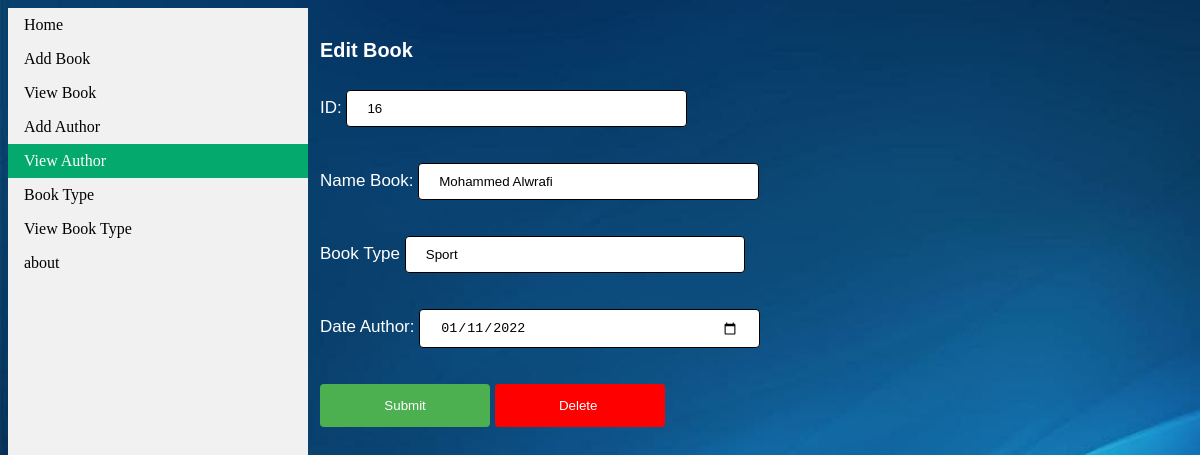
Page /edit_author.php?id=16 on the committed database.
### tables this page shows
CREATE TABLE `add_author` (
  `id` int(11) NOT NULL,
  `name_author` varchar(100) NOT NULL,
  `book_type` varchar(50) NOT NULL,
  `date_author` date NOT NULL
);

### edit_author.php (the view, shortened to what this page needs)
<?php
include_once 'connect.php';
$result = mysqli_query($link, "SELECT * FROM add_author WHERE id='".$_GET['id']."'");
$row = mysqli_fetch_array($result);
?>
<html>
<head>
    <link rel="stylesheet" href="./css/style.css">
</head>
<body>
<ul>
      <li><a href="home.php">Home</a></li>
      <li><a href="add_book.php">Add Book</a></li>
      <li><a href="view_book.php">View Book</a></li>
      <li><a href="add_author.php">Add Author</a></li>
      <li><a class="active" href="view_author.php">View Author</a></li>
      <li><a href="book_type.php">Book Type</a></li>
      <li><a href="view_book_type.php">View Book Type</a></li>
      <li><a href="#about">about</a></li>
    </ul>
    <div style="margin-left:25%;padding:1px 16px;height:100vh;">
    <form method="post" action="">
        <div><?php if (isset($message)) {
                    echo $message;
                } ?>
        </div>
        <h3>Edit Book</h3>
        ID:
        <input type="text" name="id" value="<?php echo $row['id']; ?>">
        <br> <br>
        Name Book:
        <input type="text" name="name_author"  value="<?php echo $row['name_author']; ?>">
        <br> <br>
        Book Type
        <input type="text" name="book_type"  value="<?php echo $row['book_type']; ?>">
        <br> <br>
        Date Author:
        <input type="date" name="date_author"  value="<?php echo $row['date_author']; ?>">
        <br> <br>
        <input type="submit" class="btn" name="submit" value="Submit" class="buttom">
        <input type="submit" class="btn-remove" name="remove" value="Delete ">
    </form>
    </div>
</body>
</html>

### css/style.css (style rules this page uses)
div { color: white; border: 20px; border-width: 20px; margin: 5px; font: 17px sans-serif; padding-top: 5px; }
body { overflow: hidden; }
ul { list-style-type: none; margin: 0; padding: 0; width: 25%; background-color: #f1f1f1; position: fixed; height: 100%; overflow: auto; }
li a { display: block; color: #000; padding: 8px 16px; text-decoration: none; }
li a.active { background-color: #04AA6D; color: white; }
input[type=text], select { width: 40%; padding: 10px 20px; margin: 8px 0; display: inline-block; border: 1px solid rgb(0, 0, 0); border-radius: 4px; box-sizing: border-box; }
input[type=submit] { width: 20%; background-color: #4CAF50; color: white; padding: 14px 20px; margin: 8px 0; border: none; border-radius: 4px; cursor: pointer; }
input[type=date] { width: 40%; padding: 10px 20px; margin: 8px 0; display: inline-block; border: 1px solid rgb(0, 0, 0); border-radius: 4px; box-sizing: border-box; }
.btn-remove { background-color: red !important; color: rgb(223, 188, 188); }

### edit_author.php (style rules this page uses)
body { background-image: url(./img/logo.jpg); background-repeat: no-repeat; background-size: cover; color: #EFDFDF; }

### rows in the picture
add_author: id "16", name_author "Mohammed Alwrafi", book_type "Sport", date_author "01/11/2022"
